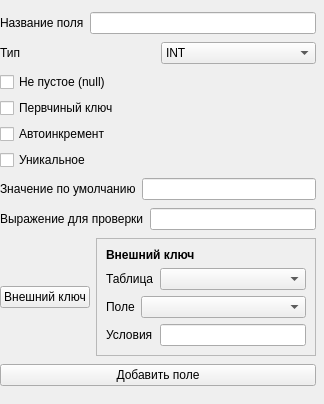
<?xml version="1.0" encoding="UTF-8"?>
<ui version="4.0">
 <class>create_column</class>
 <widget class="QWidget" name="create_column">
  <property name="geometry">
   <rect>
    <x>0</x>
    <y>0</y>
    <width>324</width>
    <height>404</height>
   </rect>
  </property>
  <property name="windowTitle">
   <string>Form</string>
  </property>
  <widget class="QWidget" name="">
   <property name="geometry">
    <rect>
     <x>0</x>
     <y>10</y>
     <width>316</width>
     <height>382</height>
    </rect>
   </property>
   <layout class="QGridLayout" name="gridLayout_2">
    <item row="0" column="0" colspan="2">
     <layout class="QHBoxLayout" name="horizontalLayout">
      <item>
       <widget class="QLabel" name="label">
        <property name="text">
         <string>Название поля</string>
        </property>
       </widget>
      </item>
      <item>
       <widget class="QLineEdit" name="columnname"/>
      </item>
     </layout>
    </item>
    <item row="1" column="0" colspan="2">
     <layout class="QHBoxLayout" name="horizontalLayout_4">
      <item>
       <widget class="QLabel" name="label_2">
        <property name="text">
         <string>Тип</string>
        </property>
       </widget>
      </item>
      <item>
       <widget class="QComboBox" name="comboBox_type">
        <item>
         <property name="text">
          <string>INT</string>
         </property>
        </item>
        <item>
         <property name="text">
          <string>TEXT</string>
         </property>
        </item>
        <item>
         <property name="text">
          <string>REAL</string>
         </property>
        </item>
        <item>
         <property name="text">
          <string>NUMERIC</string>
         </property>
        </item>
        <item>
         <property name="text">
          <string>BLOB</string>
         </property>
        </item>
       </widget>
      </item>
     </layout>
    </item>
    <item row="2" column="0" colspan="2">
     <layout class="QVBoxLayout" name="verticalLayout">
      <item>
       <widget class="QCheckBox" name="checkBox_notnull">
        <property name="layoutDirection">
         <enum>Qt::LeftToRight</enum>
        </property>
        <property name="text">
         <string>Не пустое (null)</string>
        </property>
       </widget>
      </item>
      <item>
       <widget class="QCheckBox" name="checkBox_2_pk">
        <property name="layoutDirection">
         <enum>Qt::LeftToRight</enum>
        </property>
        <property name="text">
         <string>Первчиный ключ</string>
        </property>
       </widget>
      </item>
      <item>
       <widget class="QCheckBox" name="checkBox_3_ai">
        <property name="layoutDirection">
         <enum>Qt::LeftToRight</enum>
        </property>
        <property name="autoFillBackground">
         <bool>false</bool>
        </property>
        <property name="text">
         <string>Автоинкремент</string>
        </property>
       </widget>
      </item>
      <item>
       <widget class="QCheckBox" name="checkBox_4_unique">
        <property name="layoutDirection">
         <enum>Qt::LeftToRight</enum>
        </property>
        <property name="text">
         <string>Уникальное</string>
        </property>
       </widget>
      </item>
     </layout>
    </item>
    <item row="3" column="0" colspan="2">
     <layout class="QHBoxLayout" name="horizontalLayout_3">
      <item>
       <widget class="QLabel" name="label_3">
        <property name="text">
         <string>Значение по умолчанию</string>
        </property>
       </widget>
      </item>
      <item>
       <widget class="QLineEdit" name="default_value"/>
      </item>
     </layout>
    </item>
    <item row="4" column="0" colspan="2">
     <layout class="QHBoxLayout" name="horizontalLayout_2">
      <item>
       <widget class="QLabel" name="label_4">
        <property name="text">
         <string>Выражение для проверки</string>
        </property>
       </widget>
      </item>
      <item>
       <widget class="QLineEdit" name="check_expr"/>
      </item>
     </layout>
    </item>
    <item row="5" column="0">
     <widget class="QPushButton" name="pushButton_2">
      <property name="text">
       <string>Внешний ключ</string>
      </property>
     </widget>
    </item>
    <item row="5" column="1">
     <widget class="QFrame" name="frame">
      <property name="frameShape">
       <enum>QFrame::StyledPanel</enum>
      </property>
      <property name="frameShadow">
       <enum>QFrame::Raised</enum>
      </property>
      <layout class="QGridLayout" name="gridLayout">
       <item row="0" column="0" colspan="3">
        <widget class="QLabel" name="label_5">
         <property name="font">
          <font>
           <weight>75</weight>
           <bold>true</bold>
          </font>
         </property>
         <property name="text">
          <string>Внешний ключ</string>
         </property>
        </widget>
       </item>
       <item row="1" column="0" colspan="2">
        <widget class="QLabel" name="label_6">
         <property name="text">
          <string>Таблица</string>
         </property>
        </widget>
       </item>
       <item row="1" column="2">
        <widget class="QComboBox" name="comboBox_foreigntables"/>
       </item>
       <item row="2" column="0">
        <widget class="QLabel" name="label_7">
         <property name="text">
          <string>Поле</string>
         </property>
        </widget>
       </item>
       <item row="2" column="1" colspan="2">
        <widget class="QComboBox" name="comboBox_2_foreigncolumns"/>
       </item>
       <item row="3" column="0" colspan="2">
        <widget class="QLabel" name="label_8">
         <property name="text">
          <string>Условия</string>
         </property>
        </widget>
       </item>
       <item row="3" column="2">
        <widget class="QLineEdit" name="lineEdit_foreignexpr"/>
       </item>
      </layout>
     </widget>
    </item>
    <item row="6" column="0" colspan="2">
     <widget class="QPushButton" name="pushButton">
      <property name="text">
       <string>Добавить поле</string>
      </property>
     </widget>
    </item>
   </layout>
  </widget>
 </widget>
 <resources/>
 <connections/>
</ui>
